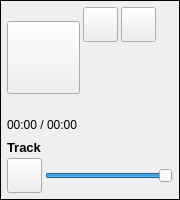
<?xml version="1.0" encoding="UTF-8"?>
<ui version="4.0">
 <class>SoundboardTrack</class>
 <widget class="QFrame" name="SoundboardTrack">
  <property name="geometry">
   <rect>
    <x>0</x>
    <y>0</y>
    <width>180</width>
    <height>200</height>
   </rect>
  </property>
  <property name="sizePolicy">
   <sizepolicy hsizetype="Fixed" vsizetype="Fixed">
    <horstretch>0</horstretch>
    <verstretch>1</verstretch>
   </sizepolicy>
  </property>
  <property name="minimumSize">
   <size>
    <width>180</width>
    <height>200</height>
   </size>
  </property>
  <property name="maximumSize">
   <size>
    <width>180</width>
    <height>200</height>
   </size>
  </property>
  <property name="windowTitle">
   <string>Track</string>
  </property>
  <property name="styleSheet">
   <string notr="true">background-image: url(:/img/data/parchment.jpg);</string>
  </property>
  <property name="frameShape">
   <enum>QFrame::Box</enum>
  </property>
  <property name="frameShadow">
   <enum>QFrame::Plain</enum>
  </property>
  <layout class="QVBoxLayout" name="verticalLayout_3">
   <property name="spacing">
    <number>3</number>
   </property>
   <property name="leftMargin">
    <number>6</number>
   </property>
   <property name="topMargin">
    <number>6</number>
   </property>
   <property name="rightMargin">
    <number>6</number>
   </property>
   <property name="bottomMargin">
    <number>6</number>
   </property>
   <item>
    <layout class="QHBoxLayout" name="horizontalLayout">
     <property name="spacing">
      <number>3</number>
     </property>
     <item>
      <widget class="QPushButton" name="btnPlay">
       <property name="minimumSize">
        <size>
         <width>73</width>
         <height>73</height>
        </size>
       </property>
       <property name="maximumSize">
        <size>
         <width>73</width>
         <height>73</height>
        </size>
       </property>
       <property name="styleSheet">
        <string notr="true"/>
       </property>
       <property name="text">
        <string/>
       </property>
       <property name="icon">
        <iconset resource="resources.qrc">
         <normaloff>:/img/data/icon_soundboard.png</normaloff>:/img/data/icon_soundboard.png</iconset>
       </property>
       <property name="iconSize">
        <size>
         <width>53</width>
         <height>53</height>
        </size>
       </property>
       <property name="checkable">
        <bool>true</bool>
       </property>
       <property name="checked">
        <bool>false</bool>
       </property>
      </widget>
     </item>
     <item>
      <layout class="QVBoxLayout" name="verticalLayout_2">
       <item>
        <widget class="QPushButton" name="btnRepeat">
         <property name="minimumSize">
          <size>
           <width>35</width>
           <height>35</height>
          </size>
         </property>
         <property name="maximumSize">
          <size>
           <width>35</width>
           <height>35</height>
          </size>
         </property>
         <property name="text">
          <string/>
         </property>
         <property name="icon">
          <iconset resource="resources.qrc">
           <normaloff>:/img/data/icon_redo.png</normaloff>:/img/data/icon_redo.png</iconset>
         </property>
         <property name="iconSize">
          <size>
           <width>25</width>
           <height>25</height>
          </size>
         </property>
         <property name="checkable">
          <bool>true</bool>
         </property>
        </widget>
       </item>
       <item>
        <spacer name="verticalSpacer">
         <property name="orientation">
          <enum>Qt::Vertical</enum>
         </property>
         <property name="sizeHint" stdset="0">
          <size>
           <width>20</width>
           <height>13</height>
          </size>
         </property>
        </spacer>
       </item>
      </layout>
     </item>
     <item>
      <layout class="QVBoxLayout" name="verticalLayout">
       <item>
        <widget class="QPushButton" name="btnRemove">
         <property name="minimumSize">
          <size>
           <width>35</width>
           <height>35</height>
          </size>
         </property>
         <property name="maximumSize">
          <size>
           <width>35</width>
           <height>35</height>
          </size>
         </property>
         <property name="text">
          <string/>
         </property>
         <property name="icon">
          <iconset resource="resources.qrc">
           <normaloff>:/img/data/icon_remove.png</normaloff>:/img/data/icon_remove.png</iconset>
         </property>
         <property name="iconSize">
          <size>
           <width>25</width>
           <height>25</height>
          </size>
         </property>
         <property name="checkable">
          <bool>false</bool>
         </property>
        </widget>
       </item>
       <item>
        <spacer name="verticalSpacer_2">
         <property name="orientation">
          <enum>Qt::Vertical</enum>
         </property>
         <property name="sizeHint" stdset="0">
          <size>
           <width>20</width>
           <height>13</height>
          </size>
         </property>
        </spacer>
       </item>
      </layout>
     </item>
     <item>
      <spacer name="horizontalSpacer_2">
       <property name="orientation">
        <enum>Qt::Horizontal</enum>
       </property>
       <property name="sizeHint" stdset="0">
        <size>
         <width>13</width>
         <height>20</height>
        </size>
       </property>
      </spacer>
     </item>
    </layout>
   </item>
   <item>
    <widget class="QLabel" name="lblProgress">
     <property name="minimumSize">
      <size>
       <width>0</width>
       <height>25</height>
      </size>
     </property>
     <property name="maximumSize">
      <size>
       <width>16777215</width>
       <height>25</height>
      </size>
     </property>
     <property name="text">
      <string>00:00 / 00:00</string>
     </property>
     <property name="alignment">
      <set>Qt::AlignLeading|Qt::AlignLeft|Qt::AlignVCenter</set>
     </property>
    </widget>
   </item>
   <item>
    <widget class="QLabel" name="lblName">
     <property name="font">
      <font>
       <pointsize>10</pointsize>
       <weight>75</weight>
       <bold>true</bold>
      </font>
     </property>
     <property name="text">
      <string>Track</string>
     </property>
     <property name="alignment">
      <set>Qt::AlignLeading|Qt::AlignLeft|Qt::AlignVCenter</set>
     </property>
     <property name="wordWrap">
      <bool>false</bool>
     </property>
    </widget>
   </item>
   <item>
    <layout class="QHBoxLayout" name="horizontalLayout_2">
     <item>
      <widget class="QPushButton" name="btnMute">
       <property name="minimumSize">
        <size>
         <width>35</width>
         <height>35</height>
        </size>
       </property>
       <property name="maximumSize">
        <size>
         <width>35</width>
         <height>35</height>
        </size>
       </property>
       <property name="text">
        <string/>
       </property>
       <property name="icon">
        <iconset resource="resources.qrc">
         <normaloff>:/img/data/icon_volumeon.png</normaloff>:/img/data/icon_volumeon.png</iconset>
       </property>
       <property name="iconSize">
        <size>
         <width>25</width>
         <height>25</height>
        </size>
       </property>
       <property name="checkable">
        <bool>true</bool>
       </property>
      </widget>
     </item>
     <item>
      <widget class="QSlider" name="slideVolume">
       <property name="maximum">
        <number>100</number>
       </property>
       <property name="value">
        <number>100</number>
       </property>
       <property name="orientation">
        <enum>Qt::Horizontal</enum>
       </property>
      </widget>
     </item>
    </layout>
   </item>
  </layout>
 </widget>
 <resources>
  <include location="resources.qrc"/>
 </resources>
 <connections/>
</ui>
